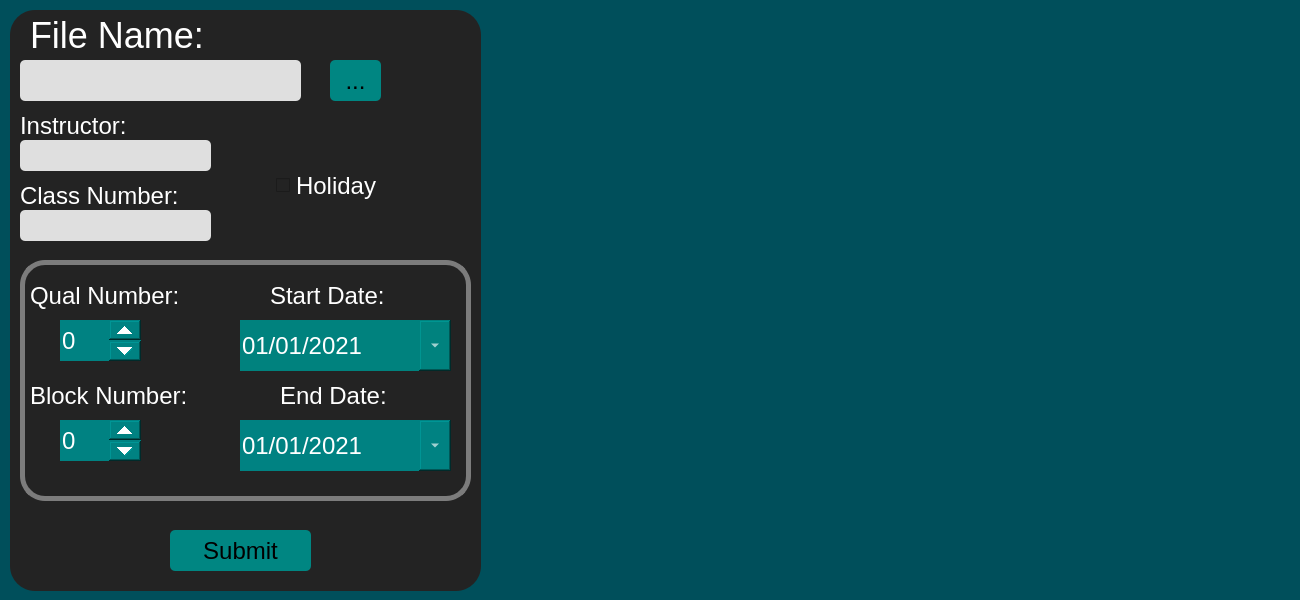
       <widget class="QWidget" name="page">
        <property name="minimumSize">
         <size>
          <width>1300</width>
          <height>600</height>
         </size>
        </property>
        <property name="maximumSize">
         <size>
          <width>1300</width>
          <height>600</height>
         </size>
        </property>
        <property name="styleSheet">
         <string notr="true">QWidget{

	
	background-color: rgb(0, 79, 91);
}</string>
        </property>
        <widget class="QWidget" name="widget" native="true">
         <property name="geometry">
          <rect>
           <x>10</x>
           <y>10</y>
           <width>471</width>
           <height>581</height>
          </rect>
         </property>
         <property name="styleSheet">
          <string notr="true">QWidget{
	background-color: rgb(35, 35, 35);
	font-family: Arial, Helvetica, sans-serif;
	
	border-radius:25px

}</string>
         </property>
         <widget class="QLineEdit" name="fileNameLine">
          <property name="geometry">
           <rect>
            <x>10</x>
            <y>50</y>
            <width>281</width>
            <height>41</height>
           </rect>
          </property>
          <property name="styleSheet">
           <string notr="true">QLineEdit{
	
	background-color: rgb(223, 223, 223);
	font-size: 24px;
	font-weight: bold;
	
	color: rgb(0, 141, 143);
	border-color: rgb(0, 116, 118);
	border-radius:5px


}</string>
          </property>
         </widget>
         <widget class="QLabel" name="FileNameLabel">
          <property name="geometry">
           <rect>
            <x>20</x>
            <y>10</y>
            <width>181</width>
            <height>31</height>
           </rect>
          </property>
          <property name="styleSheet">
           <string notr="true">QLabel{
	color: rgb(255, 255, 255);
	font-size: 36px;

	border-color: rgb(0, 139, 130);
}
</string>
          </property>
          <property name="text">
           <string>File Name:</string>
          </property>
         </widget>
         <widget class="QLabel" name="label_7">
          <property name="geometry">
           <rect>
            <x>10</x>
            <y>100</y>
            <width>111</width>
            <height>31</height>
           </rect>
          </property>
          <property name="styleSheet">
           <string notr="true">QLabel{
	color: rgb(255, 255, 255);
	font-size: 24px;
	font-family: Arial, Helvetica, sans-serif;

	border-color: rgb(0, 139, 130);
}</string>
          </property>
          <property name="text">
           <string>Instructor:</string>
          </property>
         </widget>
         <widget class="QToolButton" name="toolButton">
          <property name="geometry">
           <rect>
            <x>320</x>
            <y>50</y>
            <width>51</width>
            <height>41</height>
           </rect>
          </property>
          <property name="styleSheet">
           <string notr="true">QToolButton{
	
	background-color: rgb(0, 134, 130);
	border-radius:5px;
	font-size: 24px;
}

QToolButton:hover{
	
	background-color: rgb(0, 255, 255);

}</string>
          </property>
          <property name="text">
           <string>...</string>
          </property>
         </widget>
         <widget class="QLineEdit" name="instructorLine">
          <property name="geometry">
           <rect>
            <x>10</x>
            <y>130</y>
            <width>191</width>
            <height>31</height>
           </rect>
          </property>
          <property name="styleSheet">
           <string notr="true">QLineEdit{
	
	background-color: rgb(223, 223, 223);
	color: rgb(0, 141, 143);
	
	font-size: 24px;
	border-color: rgb(0, 116, 118);
	border-radius:5px


}</string>
          </property>
         </widget>
         <widget class="QLabel" name="label_13">
          <property name="geometry">
           <rect>
            <x>10</x>
            <y>170</y>
            <width>161</width>
            <height>31</height>
           </rect>
          </property>
          <property name="styleSheet">
           <string notr="true">QLabel{
	color: rgb(255, 255, 255);
	font-size: 24px;
	font-family: Arial, Helvetica, sans-serif;

	border-color: rgb(0, 139, 130);
}</string>
          </property>
          <property name="text">
           <string>Class Number:</string>
          </property>
         </widget>
         <widget class="QLineEdit" name="classLine">
          <property name="geometry">
           <rect>
            <x>10</x>
            <y>200</y>
            <width>191</width>
            <height>31</height>
           </rect>
          </property>
          <property name="styleSheet">
           <string notr="true">QLineEdit{
	
	background-color: rgb(223, 223, 223);
	font-size: 24px;
	color: rgb(0, 141, 143);
	border-color: rgb(0, 116, 118);
	border-radius:5px


}</string>
          </property>
         </widget>
         <widget class="QWidget" name="widget_2" native="true">
          <property name="geometry">
           <rect>
            <x>10</x>
            <y>250</y>
            <width>451</width>
            <height>241</height>
           </rect>
          </property>
          <property name="styleSheet">
           <string notr="true">QWidget#widget_2{
	
	

	background-color: rgb(35, 35, 35);
	border:5px solid rgb(124, 124, 124);
}
</string>
          </property>
          <widget class="QLabel" name="label_14">
           <property name="geometry">
            <rect>
             <x>10</x>
             <y>20</y>
             <width>161</width>
             <height>31</height>
            </rect>
           </property>
           <property name="styleSheet">
            <string notr="true">QLabel{
	color: rgb(255, 255, 255);
	font-size: 24px;
	font-family: Arial, Helvetica, sans-serif;
	border-color: rgb(0, 139, 130);
	

}</string>
           </property>
           <property name="text">
            <string>Qual Number:</string>
           </property>
          </widget>
          <widget class="QSpinBox" name="qualBox">
           <property name="geometry">
            <rect>
             <x>40</x>
             <y>60</y>
             <width>81</width>
             <height>41</height>
            </rect>
           </property>
           <property name="styleSheet">
            <string notr="true">QSpinBox{
	font-size: 24px;
	background-color: rgb(0, 130, 130);
	color: rgb(255, 255, 255);
	

}
QSpinBox::up-button { width: 32px; }
QSpinBox::down-button { width: 32px; }</string>
           </property>
          </widget>
          <widget class="QLabel" name="label_15">
           <property name="geometry">
            <rect>
             <x>10</x>
             <y>120</y>
             <width>161</width>
             <height>31</height>
            </rect>
           </property>
           <property name="styleSheet">
            <string notr="true">QLabel{
	color: rgb(255, 255, 255);
	font-size: 24px;
	border-color: rgb(0, 139, 130);
	font-family: Arial, Helvetica, sans-serif;
}</string>
           </property>
           <property name="text">
            <string>Block Number:</string>
           </property>
          </widget>
          <widget class="QSpinBox" name="blockBox">
           <property name="geometry">
            <rect>
             <x>40</x>
             <y>160</y>
             <width>81</width>
             <height>41</height>
            </rect>
           </property>
           <property name="styleSheet">
            <string notr="true">QSpinBox{
	font-size: 24px;
	background-color: rgb(0, 130, 130);
	color: rgb(255, 255, 255);
	

}
QSpinBox::up-button { width: 32px; }
QSpinBox::down-button { width: 32px; }</string>
           </property>
          </widget>
          <widget class="QLabel" name="label_16">
           <property name="geometry">
            <rect>
             <x>250</x>
             <y>20</y>
             <width>161</width>
             <height>31</height>
            </rect>
           </property>
           <property name="styleSheet">
            <string notr="true">QLabel{
	color: rgb(255, 255, 255);
	font-size: 24px;
	font-family: Arial, Helvetica, sans-serif;

	
}</string>
           </property>
           <property name="text">
            <string>Start Date:</string>
           </property>
          </widget>
          <widget class="QDateEdit" name="page1StartDate">
           <property name="geometry">
            <rect>
             <x>220</x>
             <y>60</y>
             <width>211</width>
             <height>51</height>
            </rect>
           </property>
           <property name="styleSheet">
            <string notr="true">QDateEdit{
	
	
	font-family: Arial, Helvetica, sans-serif;
	
	background-color: rgb(0, 130, 126);
	border-color: rgb(255, 255, 255);
	font-size: 24px;
	border-radius:0px;
	color: rgb(255, 255, 255);

}

QDateEdit::drop-down { width: 32px; }</string>
           </property>
           <property name="dateTime">
            <datetime>
             <hour>0</hour>
             <minute>0</minute>
             <second>0</second>
             <year>2021</year>
             <month>1</month>
             <day>1</day>
            </datetime>
           </property>
           <property name="displayFormat">
            <string>MM/dd/yyyy</string>
           </property>
           <property name="calendarPopup">
            <bool>true</bool>
           </property>
          </widget>
          <widget class="QLabel" name="label_17">
           <property name="geometry">
            <rect>
             <x>260</x>
             <y>120</y>
             <width>161</width>
             <height>31</height>
            </rect>
           </property>
           <property name="styleSheet">
            <string notr="true">QLabel{
	color: rgb(255, 255, 255);
	font-size: 24px;
	font-family: Arial, Helvetica, sans-serif;

	border-color: rgb(0, 139, 130);
}</string>
           </property>
           <property name="text">
            <string>End Date:</string>
           </property>
          </widget>
          <widget class="QDateEdit" name="page1EndDate">
           <property name="geometry">
            <rect>
             <x>220</x>
             <y>160</y>
             <width>211</width>
             <height>51</height>
            </rect>
           </property>
           <property name="styleSheet">
            <string notr="true">QDateEdit{
	font-size: 24px;
	background-color: rgb(0, 130, 130);
	color: rgb(255, 255, 255);
	border-radius:0px;

}
QDateEdit::drop-down { width: 32px; }</string>
           </property>
           <property name="dateTime">
            <datetime>
             <hour>0</hour>
             <minute>0</minute>
             <second>0</second>
             <year>2021</year>
             <month>1</month>
             <day>1</day>
            </datetime>
           </property>
           <property name="displayFormat">
            <string>MM/dd/yyyy</string>
           </property>
           <property name="calendarPopup">
            <bool>true</bool>
           </property>
          </widget>
         </widget>
         <widget class="QPushButton" name="page1Submit">
          <property name="geometry">
           <rect>
            <x>160</x>
            <y>520</y>
            <width>141</width>
            <height>41</height>
           </rect>
          </property>
          <property name="styleSheet">
           <string notr="true">QPushButton{
	
	background-color: rgb(0, 134, 130);
	border-radius:5px;
	font-size: 24px;

}

QPushButton:hover{
	
	box-shadow: 10px 5px 5px grey;
	background-color: rgb(0, 255, 247);
	border-radius:5px;
	font-size: 24px;

}</string>
          </property>
          <property name="text">
           <string>Submit</string>
          </property>
         </widget>
         <widget class="QCheckBox" name="isHoliday">
          <property name="geometry">
           <rect>
            <x>266</x>
            <y>160</y>
            <width>161</width>
            <height>31</height>
           </rect>
          </property>
          <property name="styleSheet">
           <string notr="true">QCheckBox{
	color: rgb(255, 255, 255);
	font-size: 24px;
	font-family: Arial, Helvetica, sans-serif;

	border-color: rgb(0, 139, 130);
}</string>
          </property>
          <property name="text">
           <string>Holiday</string>
          </property>
         </widget>
        </widget>
       </widget>
